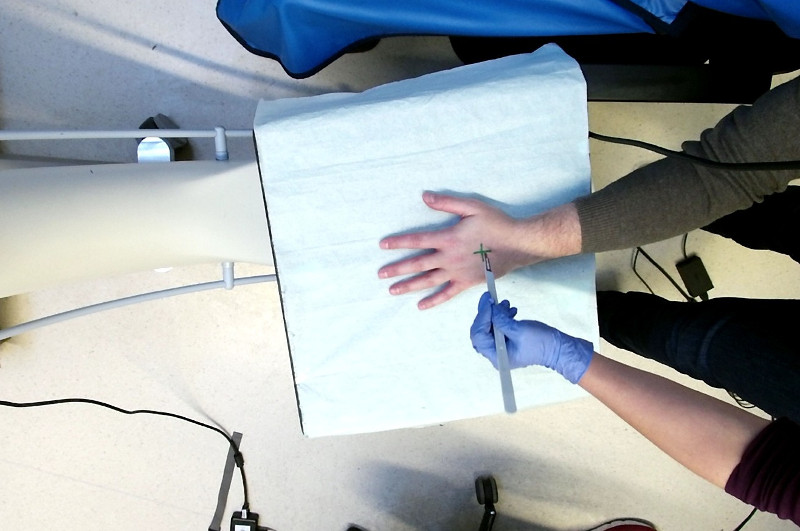
//> input picture Images/video.jpg, 800 x 531 px
$ ./main   (built with g++ and OpenCV 4)
//> lines starting //> are read from the running program, lines starting //| are printed output that depends on the picture

#include <iostream>
#include <numeric>
#include <opencv2/imgproc.hpp>
#include <cstdint>
#include "opencv2/opencv.hpp"
#include "opencv2/highgui/highgui.hpp"

cv::Mat displayDepthImage(cv::Mat depthImage);
cv::Mat calculateMeanDepthFrom(std::vector<cv::Mat> depthImages);

int main(int argc, char* argv[])
{
	const std::string IMAGES_PATH = "..\\Images\\";
	const std::string INIT_DEPTH_IMAGES_PATH = "..\\init\\depth\\";
	const std::string JPG_EXTENSION = ".jpg";
	const std::string PNG_EXTENSION = ".png";
	const std::string DEPTH = "depth";
	const int NUMBER_OF_DEPTH_IMAGES = 102;

	cv::Mat img = cv::imread(IMAGES_PATH + "video.jpg");
//> img is the input picture: 531 rows x 800 cols, CV_8UC3; mean B, G, R 167.4, 164.2, 157.2
	cv::Mat img_depth = cv::imread(IMAGES_PATH + "depth.png", CV_LOAD_IMAGE_UNCHANGED);
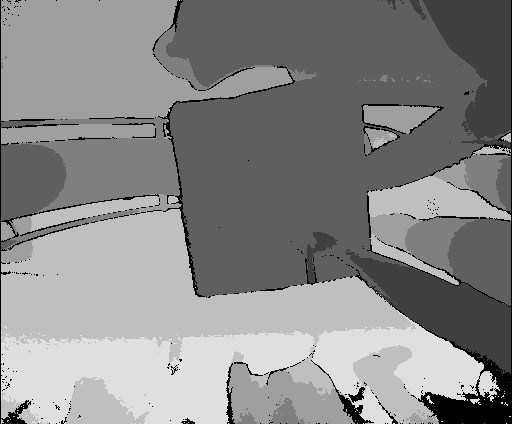
//> input picture Images/depth.png, 512 x 424 px
//> img_depth is the input picture: 424 rows x 512 cols, CV_16UC1; min 0, max 2123, mean 1222.4

	double min;
	double max;
	cv::minMaxIdx(img_depth, &min, &max);
//> min = 0; max = 2123
	cv::Mat adjMap;
	cv::convertScaleAbs(img_depth, adjMap, 255 / max);
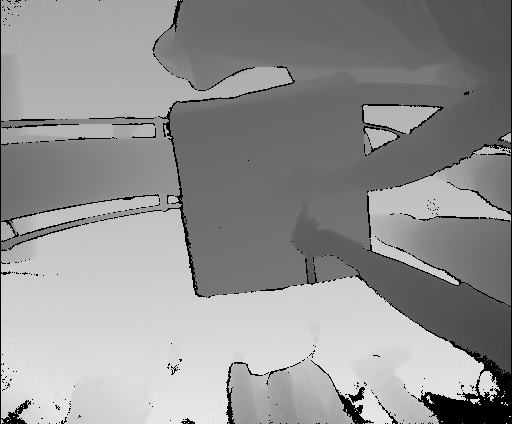
//> adjMap: 424 rows x 512 cols, CV_8UC1; min 0, max 255, mean 146.8
	cv::applyColorMap(adjMap, adjMap, cv::COLORMAP_JET);
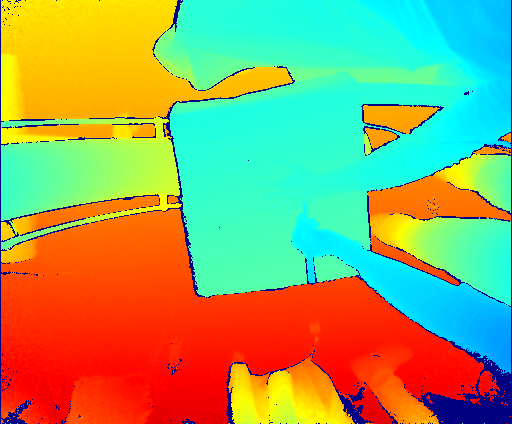
//> adjMap: 424 rows x 512 cols, CV_8UC3; mean B, G, R 100.2, 165.6, 149.4

	cv::VideoCapture cap;
	cap.open(0);
	cv::Mat img_bgr;

	std::vector<cv::Mat> depthImages;

	for (int i = 0; i < NUMBER_OF_DEPTH_IMAGES; i++){
		depthImages.push_back(cv::imread(INIT_DEPTH_IMAGES_PATH + DEPTH + std::to_string(i) + PNG_EXTENSION, CV_LOAD_IMAGE_UNCHANGED));
//> depth0.png cannot be read in this run, so this picture is empty
	}

	cv::Mat meanDepth = calculateMeanDepthFrom(depthImages);

	/* Loop until the user closes the window */
	while (true)
	{

		int key = 0;
		cap.read(img_bgr);
		cv::flip(img_bgr, img_bgr, 1);
		if (img_bgr.empty()){
			std::cout << "Could not query frame. Trying to reinitialize." << std::endl;
			cap.open(0);
			//cv::waitKey(1000); // Wait for one sec.

			continue;
		}
		cv::imshow("img_live", img_bgr);
		cv::imshow("img", img);
		cv::imshow("depth", adjMap);
		cv::imshow("depth sclaed",displayDepthImage(meanDepth));
		key = cv::waitKey(1);
		if (key == 27){
			break;
		}

	}


	return 0;
}

cv::Mat calculateMeanDepthFrom(std::vector<cv::Mat> depthImages){
	cv::Size imageSize = depthImages.back().size();
//> imageSize = Size(0, 0)
	cv::Mat meanDepth = cv::Mat::zeros(imageSize.height, imageSize.width, CV_64F);

	for (int row = 0; row < imageSize.height; row++){
		for (int col = 0; col < imageSize.width; col++){
			std::vector<uint16_t> pixelValue;
			for (cv::Mat depthImage : depthImages){
				pixelValue.push_back(depthImage.at<uint16_t>(row, col));
			}
			meanDepth.at<double>(row, col) = (std::accumulate(pixelValue.begin(), pixelValue.end(), 0.0) / depthImages.size());
		}
	}
//> this loop made 0 passes

	return meanDepth;
}

cv::Mat displayDepthImage(cv::Mat depthImage){
	double min;
	double max;
	cv::minMaxIdx(depthImage, &min, &max);
	cv::Mat adjMap;
	cv::convertScaleAbs(depthImage, adjMap, 255 / max);
	cv::applyColorMap(adjMap, adjMap, cv::COLORMAP_JET);
	return adjMap;
}
